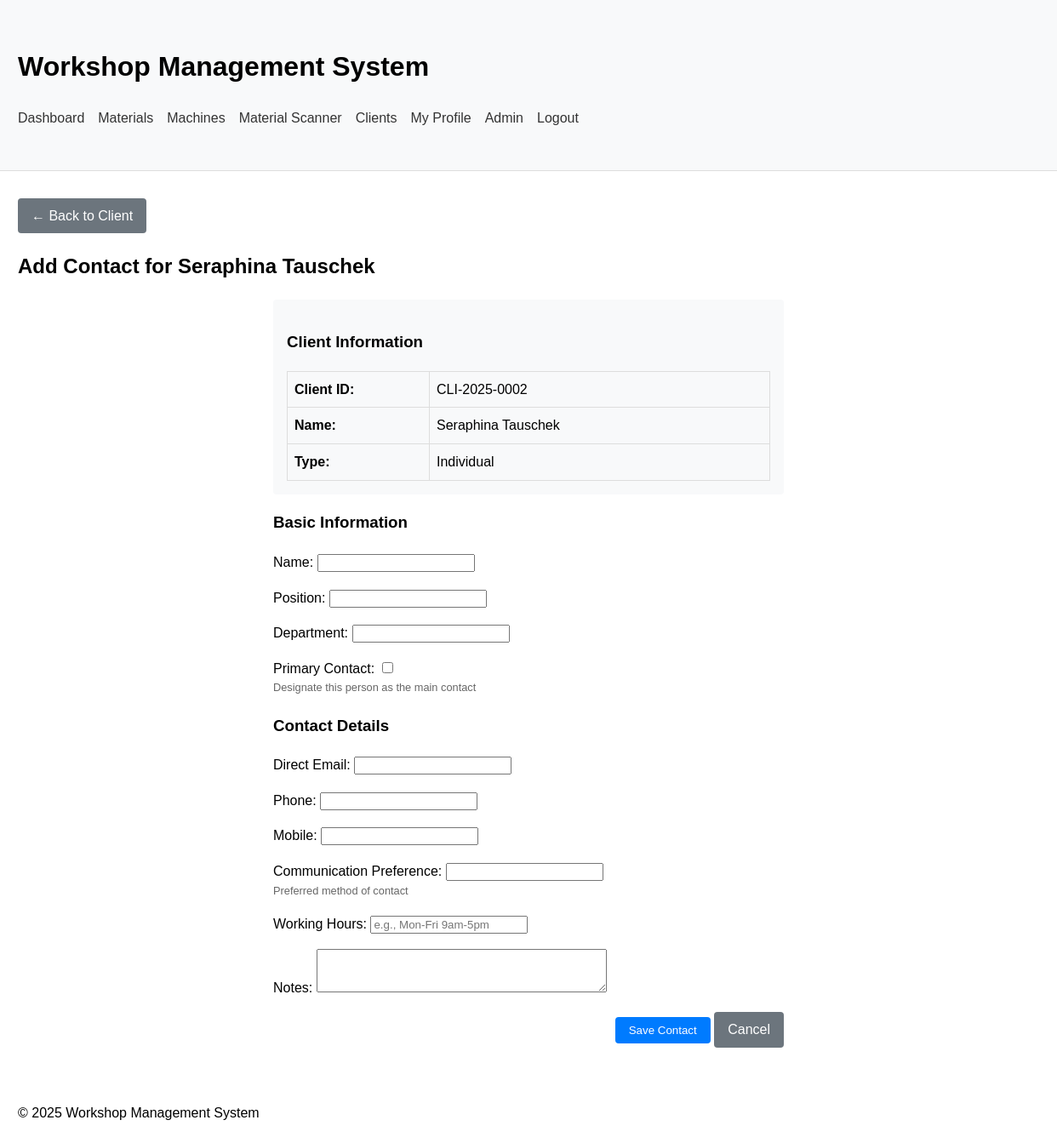
Page /clients/CLI-2025-0002/contact/add/ (signed in) on the committed database.
### workshop_app/models/client.py (models this page shows, shortened)
class Client(models.Model):
    CLIENT_TYPES = [
        ('company', 'Company'),
        ('individual', 'Individual'),
    ]
    STATUS_CHOICES = [
        ('active', 'Active'),
        ('inactive', 'Inactive'),
        ('prospect', 'Prospect'),
        ('former', 'Former'),
    ]
    client_id = models.CharField(max_length=20, unique=True, help_text="Unique client identifier")
    name = models.CharField(max_length=100, help_text="Company or individual name")
    type = models.CharField(max_length=10, choices=CLIENT_TYPES, default='company')
    industry = models.CharField(max_length=100, blank=True, help_text="Category of client's business")
    reference_source = models.CharField(max_length=100, blank=True, help_text="How the client found us")
    notes = models.TextField(blank=True, help_text="General notes about the client")
    status = models.CharField(max_length=10, choices=STATUS_CHOICES, default='active')
    created_date = models.DateTimeField(default=timezone.now)
    last_updated = models.DateTimeField(auto_now=True)
    primary_email = models.EmailField(blank=True)
    secondary_email = models.EmailField(blank=True)
    phone_number = models.CharField(max_length=20, blank=True)
    mobile_number = models.CharField(max_length=20, blank=True)
    website = models.URLField(blank=True)
    social_media = models.TextField(blank=True, help_text="Links to client's social profiles")
    street_address = models.CharField(max_length=100, blank=True)
    address_line_2 = models.CharField(max_length=100, blank=True)
    city = models.CharField(max_length=100, blank=True)
    state_province = models.CharField(max_length=100, blank=True)
    postal_code = models.CharField(max_length=20, blank=True)
    country = models.CharField(max_length=100, blank=True)
    tax_id = models.CharField(max_length=50, blank=True, help_text="Tax ID / VAT Number")
    payment_terms = models.CharField(max_length=50, blank=True, help_text="Net 30, COD, etc.")
    currency = models.CharField(max_length=10, blank=True, default="CHF")
    discount_rate = models.DecimalField(max_digits=5, decimal_places=2, null=True, blank=True)
    credit_limit = models.DecimalField(max_digits=10, decimal_places=2, null=True, blank=True)
    account_status = models.CharField(max_length=50, blank=True, help_text="Good Standing, Credit Hold, etc.")

### workshop_app/views/client_views.py (the view)
# urls.py: path('clients/<str:client_id>/contact/add/', contact_create, name='contact_create'),
@login_required
def contact_create(request, client_id):
    client = get_object_or_404(Client, client_id=client_id)
    if request.method == 'POST':
        form = ContactPersonForm(request.POST, client=client)
        if form.is_valid():
            contact = form.save()
            if contact.primary_contact:
                ContactPerson.objects.filter(
                    client=client,
                    primary_contact=True
                ).exclude(id=contact.id).update(primary_contact=False)
            messages.success(request, f"Contact '{contact.name}' added successfully.")
            return redirect('workshop_app:client_detail', client_id=client.client_id)
    else:
        form = ContactPersonForm(client=client)
    context = {
        'form': form,
        'client': client,
        'title': f"Add Contact for {client.name}",
        'is_new': True,
    }
    return render(request, 'workshop_app/clients/contact_form.html', context)

### workshop_app/forms/client_forms.py (shortened to what this page needs)
class ContactPersonForm(forms.ModelForm):
    class Meta:
        model = ContactPerson
        fields = [
            'name', 'position', 'department', 'primary_contact',
            'direct_email', 'phone', 'mobile',
            'communication_preference', 'working_hours',
            'notes'
        ]
        widgets = {
            'notes': forms.Textarea(attrs={'rows': 3}),
            'working_hours': forms.TextInput(attrs={'placeholder': 'e.g., Mon-Fri 9am-5pm'}),
        }
    def __init__(self, *args, **kwargs):
        self.client = kwargs.pop('client', None)
        super().__init__(*args, **kwargs)
        self.fields['primary_contact'].help_text = "Designate this person as the main contact"
        self.fields['communication_preference'].help_text = "Preferred method of contact"

### workshop_app/templates/workshop_app/clients/contact_form.html (shortened to what this page needs)
{% extends 'workshop_app/base.html' %}
{% block content %}
    <div style="margin-bottom: 1rem;">
        <a href="{% url 'workshop_app:client_detail' client.client_id %}" class="btn btn-secondary">← Back to Client</a>
    </div>
    <h2>{{ title }}</h2>
    <div style="max-width: 600px; margin: 0 auto;">
        <div style="background-color: #f8f9fa; padding: 1rem; border-radius: 4px; margin-bottom: 1rem;">
            <h3>Client Information</h3>
            <table style="width: 100%;">
                <tr>
                    <th style="text-align: left; width: 150px;">Client ID:</th>
                    <td>{{ client.client_id }}</td>
                </tr>
                <tr>
                    <th style="text-align: left;">Name:</th>
                    <td>{{ client.name }}</td>
                </tr>
                <tr>
                    <th style="text-align: left;">Type:</th>
                    <td>{{ client.get_type_display }}</td>
                </tr>
            </table>
        </div>
        <form method="post">
            <h3>Basic Information</h3>
            <div style="margin-bottom: 1rem;">
                <label for="{{ form.name.id_for_label }}">Name:</label>
                {{ form.name }}
            </div>
            <div style="margin-bottom: 1rem;">
                <label for="{{ form.position.id_for_label }}">Position:</label>
                {{ form.position }}
            </div>
            <div style="margin-bottom: 1rem;">
                <label for="{{ form.department.id_for_label }}">Department:</label>
                {{ form.department }}
            </div>
            <div style="margin-bottom: 1rem;">
                <label for="{{ form.primary_contact.id_for_label }}">Primary Contact:</label>
                {{ form.primary_contact }}
                {% if form.primary_contact.help_text %}
                    <div style="font-size: 0.8rem; color: #666;">{{ form.primary_contact.help_text }}</div>
                {% endif %}
            </div>
            <h3>Contact Details</h3>
            <div style="margin-bottom: 1rem;">
                <label for="{{ form.direct_email.id_for_label }}">Direct Email:</label>
                {{ form.direct_email }}
            </div>
            <div style="margin-bottom: 1rem;">
                <label for="{{ form.phone.id_for_label }}">Phone:</label>
                {{ form.phone }}
            </div>
            <div style="margin-bottom: 1rem;">
                <label for="{{ form.mobile.id_for_label }}">Mobile:</label>
                {{ form.mobile }}
            </div>
            <div style="margin-bottom: 1rem;">
                <label for="{{ form.communication_preference.id_for_label }}">Communication Preference:</label>
                {{ form.communication_preference }}
                {% if form.communication_preference.help_text %}
                    <div style="font-size: 0.8rem; color: #666;">{{ form.communication_preference.help_text }}</div>
                {% endif %}
            </div>
            <div style="margin-bottom: 1rem;">
                <label for="{{ form.working_hours.id_for_label }}">Working Hours:</label>
                {{ form.working_hours }}
            </div>
            <div style="margin-bottom: 1rem;">
                <label for="{{ form.notes.id_for_label }}">Notes:</label>
                {{ form.notes }}
            </div>
            <div style="margin-top: 1rem; text-align: right;">
                <button type="submit" class="btn">Save Contact</button>
                <a href="{% url 'workshop_app:client_detail' client.client_id %}" class="btn btn-secondary">Cancel</a>
            </div>
        </form>
    </div>
{% endblock %}

### workshop_app/templates/workshop_app/base.html (style rules this page uses)
body { font-family: Arial, sans-serif; margin: 0; padding: 0; line-height: 1.6; }
table { width: 100%; border-collapse: collapse; }
table, th, td { border: 1px solid #ddd; }
th, td { padding: 0.5rem; text-align: left; }
th { background-color: #f8f9fa; }
.btn { display: inline-block; padding: 0.5rem 1rem; background-color: #007bff; color: white; text-decoration: none; border-radius: 4px; border: none; cursor: pointer; }
.btn-secondary { background-color: #6c757d; }

### rows in the picture
Client: client_id "CLI-2025-0002", name "Seraphina Tauschek", type "Individual"

### other values in the picture
{{ title }} "Add Contact for Seraphina Tauschek"
